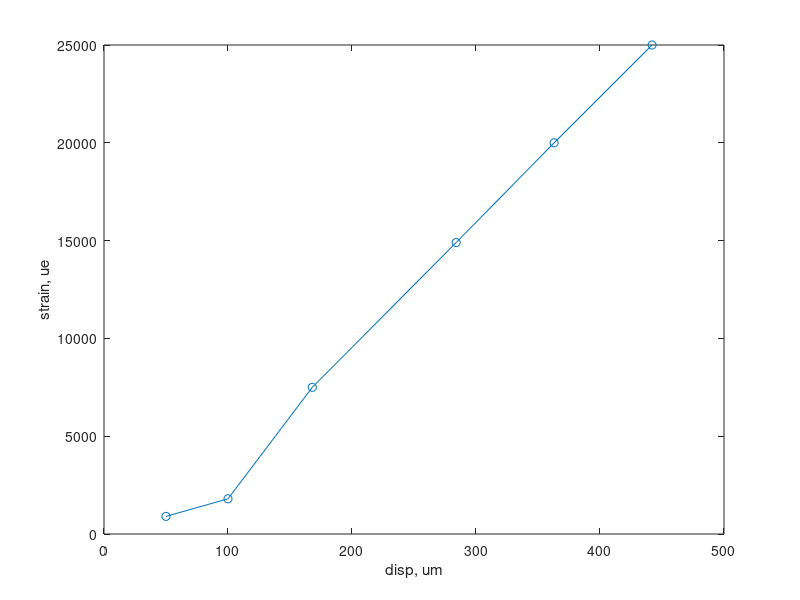

MATLAB code to generate this figure: (Note: this script raises an error after producing the figure.)
% recorded data point during insitu test for Mg4Al s1
close all;

um = [50, 100, 168, 284, 363, 442]
ue = [900 1800 7500 14900, 20000, 25000]
figure;
plot(um,ue,'-o')
set(gca,'xlim',[0,500],'ylim',[0 25000])
xlabel('disp, um');
ylabel('strain, ue');

md = fitlm(um(3:end),ue(3:end));
slope = md.Coefficients.Estimate(2)
